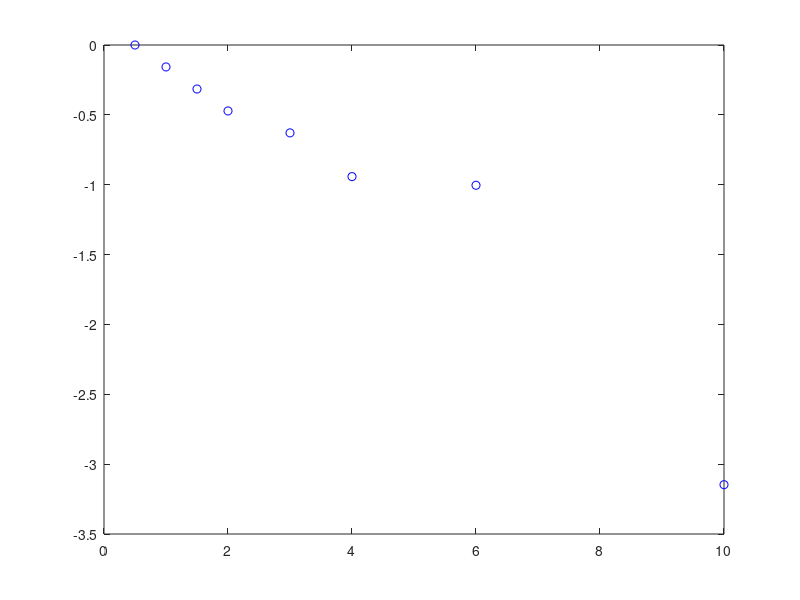

Write the MATLAB code that produced this figure. (Note: this script raises an error after producing the figure.)
clc
x=[0.5 1 1.5 2 3 4 6 10];
y=[0 -0.157 -0.315 -0.472 -0.629 -0.942 -1.004 -3.147];

figure
plot(x,y,'bo')

X=[(x.^0)' x'];
a=(X'*X)\(X'*y');
a0=a(1);
a1=a(2);
fit=@(z) a1+a2*x;
hold all
h=plot(x,X*a,'G-');